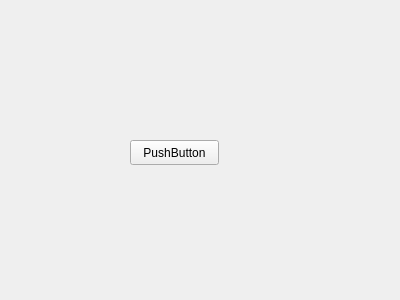
<?xml version="1.0" encoding="UTF-8"?>
<ui version="4.0">
 <class>SqzTest</class>
 <widget class="QWidget" name="SqzTest">
  <property name="geometry">
   <rect>
    <x>0</x>
    <y>0</y>
    <width>400</width>
    <height>300</height>
   </rect>
  </property>
  <property name="windowTitle">
   <string>Form</string>
  </property>
  <widget class="QPushButton" name="pushButton">
   <property name="geometry">
    <rect>
     <x>130</x>
     <y>140</y>
     <width>89</width>
     <height>25</height>
    </rect>
   </property>
   <property name="text">
    <string>PushButton</string>
   </property>
  </widget>
 </widget>
 <resources/>
 <connections/>
</ui>
